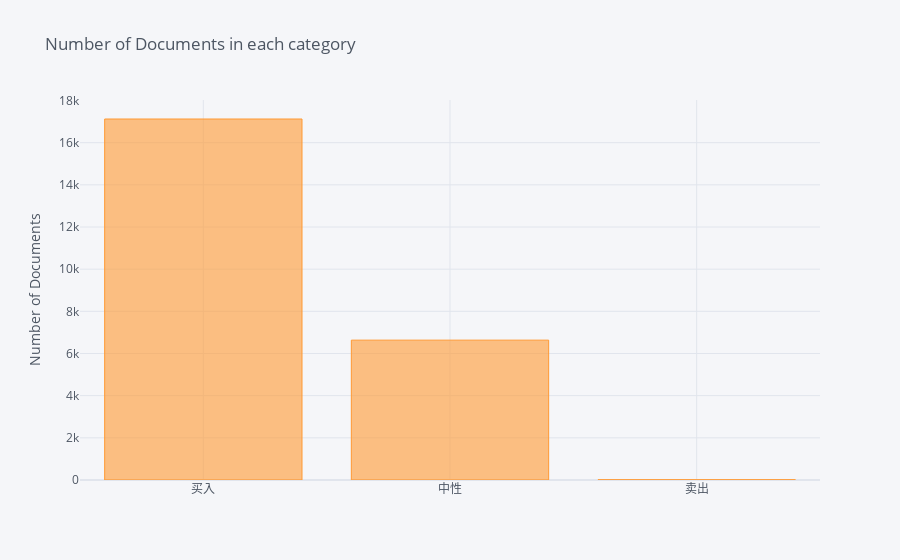

Source (notebook cell):
### Markdown cell above
## Data exploration

### Code cell
df['target_names'].value_counts().sort_values(ascending=False).iplot(kind='bar', yTitle='Number of Documents', 
                                                                title='Number of Documents in each category')

### Figure 1 — Plotly figure (JSON) as saved in the notebook; plotly's stock layout.template omitted (floating-point values rounded to 4 significant figures)
{"data": [{"marker": {"color": "rgba(255, 153, 51, 0.6)", "line": {"color": "rgba(255, 153, 51, 1.0)", "width": 1}}, "name": "target_names", "orientation": "v", "text": "", "type": "bar", "x": ["买入", "中性", "卖出"], "y": [17123, 6634, 12]}], "layout": {"legend": {"bgcolor": "#F5F6F9", "font": {"color": "#4D5663"}}, "paper_bgcolor": "#F5F6F9", "plot_bgcolor": "#F5F6F9", "title": {"font": {"color": "#4D5663"}, "text": "Number of Documents in each category"}, "xaxis": {"gridcolor": "#E1E5ED", "showgrid": true, "tickfont": {"color": "#4D5663"}, "title": {"font": {"color": "#4D5663"}, "text": ""}, "zerolinecolor": "#E1E5ED"}, "yaxis": {"gridcolor": "#E1E5ED", "showgrid": true, "tickfont": {"color": "#4D5663"}, "title": {"font": {"color": "#4D5663"}, "text": "Number of Documents"}, "zerolinecolor": "#E1E5ED"}}}
